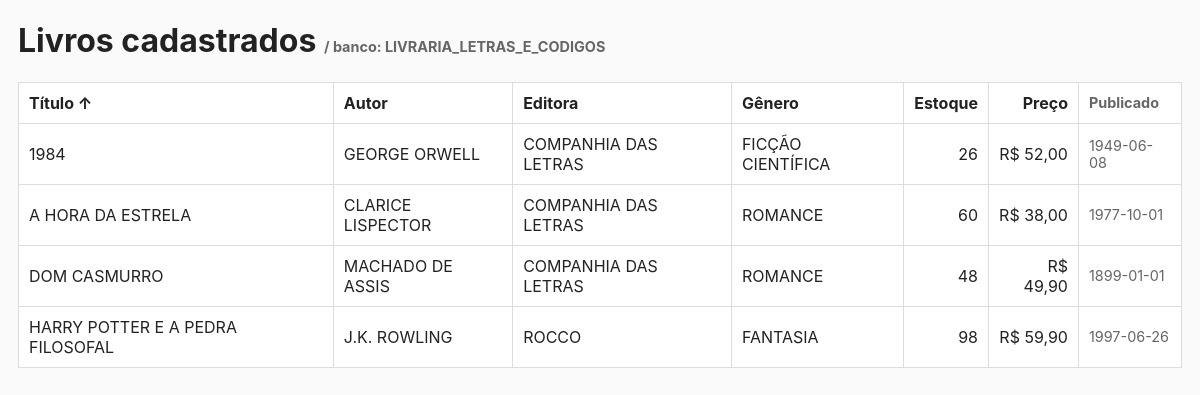
Screenshot of /MySQL/Livraria_01/index.php with the database file from the repository.
### tables this page shows
CREATE TABLE LIVROS (
    ID_LIVRO INT PRIMARY KEY AUTO_INCREMENT,
    TITULO VARCHAR(255) NOT NULL,
    ID_AUTOR_FK INT NOT NULL,
    ID_EDITORA_FK INT NOT NULL,
    GENERO VARCHAR(50),
    PRECO DECIMAL(10, 2) NOT NULL,
    QUANTIDADE_ESTOQUE INT NOT NULL,
    DATA_PUBLICACAO DATE,
    FOREIGN KEY (ID_AUTOR_FK) REFERENCES AUTORES(ID_AUTOR),
    FOREIGN KEY (ID_EDITORA_FK) REFERENCES EDITORAS(ID_EDITORA)
);

CREATE TABLE AUTORES (
    ID_AUTOR INT PRIMARY KEY AUTO_INCREMENT,
    NOME VARCHAR(100) NOT NULL,
    NACIONALIDADE VARCHAR(50),
    DATA_NASCIMENTO DATE
);

CREATE TABLE EDITORAS (
    ID_EDITORA INT PRIMARY KEY AUTO_INCREMENT,
    NOME VARCHAR(100) NOT NULL UNIQUE,
    CNPJ VARCHAR(18) UNIQUE,
    ENDERECO VARCHAR(255),
    CIDADE VARCHAR(100),
    CONTATO_NOME VARCHAR(100),
    TELEFONE VARCHAR(20)
);

### MySQL/Livraria_01/index.php (the view, shortened to what this page needs)
<?php
$dbHost = '127.0.0.1';
$dbPort = 3306;
$dbUser = 'root';
$dbPass = 'senaisp';
$dbName = 'LIVRARIA_LETRAS_E_CODIGOS';
$mysqli = mysqli_connect($dbHost, $dbUser, $dbPass, $dbName, $dbPort);
mysqli_set_charset($mysqli, 'utf8mb4');
$columns = [
    'ID_LIVRO','TITULO','ID_AUTOR_FK','ID_EDITORA_FK',
    'GENERO','PRECO','QUANTIDADE_ESTOQUE','DATA_PUBLICACAO',
    'AUTOR','EDITORA'
];
$col = isset($_GET['column']) && in_array($_GET['column'], $columns) ? $_GET['column'] : 'TITULO';
$sort_order = (isset($_GET['sort']) && strtoupper($_GET['sort']) === 'DESC') ? 'DESC' : 'ASC';
$orderExprMap = [
    'AUTOR' => 'A.NOME',
    'EDITORA' => 'E.NOME'
];
$orderBy = $orderExprMap[$col] ?? "L.$col";
$sql = "
    SELECT
        L.ID_LIVRO,
        L.TITULO,
        L.GENERO,
        L.PRECO,
        L.QUANTIDADE_ESTOQUE,
        L.DATA_PUBLICACAO,
        A.NOME AS AUTOR,
        E.NOME AS EDITORA
    FROM LIVROS L
    LEFT JOIN AUTORES A ON L.ID_AUTOR_FK = A.ID_AUTOR
    LEFT JOIN EDITORAS E ON L.ID_EDITORA_FK = E.ID_EDITORA
    ORDER BY {$orderBy} {$sort_order}
";
$result = mysqli_query($mysqli, $sql);
$up_or_down = $sort_order === 'ASC' ? '↑' : '↓';
$asc_or_desc = $sort_order === 'ASC' ? 'DESC' : 'ASC';
function esc($s) { return htmlspecialchars($s, ENT_QUOTES|ENT_SUBSTITUTE, 'UTF-8'); }
function money($v) { return number_format((float)$v, 2, ',', '.'); }
?>
<!doctype html>
<html lang="pt-BR">
<head>
</head>
<body>
<h1>Livros cadastrados <span class="muted">/ banco: <?= esc($dbName) ?></span></h1>
<table>
    <thead>
        <tr>
            <th><a href="?column=TITULO&sort=<?= $asc_or_desc ?>">Título <?= $col === 'TITULO' ? $up_or_down : '' ?></a></th>
            <th><a href="?column=AUTOR&sort=<?= $asc_or_desc ?>">Autor <?= $col === 'AUTOR' ? $up_or_down : '' ?></a></th>
            <th><a href="?column=EDITORA&sort=<?= $asc_or_desc ?>">Editora <?= $col === 'EDITORA' ? $up_or_down : '' ?></a></th>
            <th><a href="?column=GENERO&sort=<?= $asc_or_desc ?>">Gênero <?= $col === 'GENERO' ? $up_or_down : '' ?></a></th>
            <th class="right"><a href="?column=QUANTIDADE_ESTOQUE&sort=<?= $asc_or_desc ?>">Estoque <?= $col === 'QUANTIDADE_ESTOQUE' ? $up_or_down : '' ?></a></th>
            <th class="right"><a href="?column=PRECO&sort=<?= $asc_or_desc ?>">Preço <?= $col === 'PRECO' ? $up_or_down : '' ?></a></th>
            <th class="small muted">Publicado</th>
        </tr>
    </thead>
    <tbody>
    <?php while ($row = mysqli_fetch_assoc($result)): ?>
        <tr>
            <td><?= esc($row['TITULO']) ?></td>
            <td><?= esc($row['AUTOR'] ?? '-') ?></td>
            <td><?= esc($row['EDITORA'] ?? '-') ?></td>
            <td><?= esc($row['GENERO'] ?? '-') ?></td>
            <td class="right"><?= (int)$row['QUANTIDADE_ESTOQUE'] ?></td>
            <td class="right">R$ <?= money($row['PRECO']) ?></td>
            <td class="small muted"><?= $row['DATA_PUBLICACAO'] ? esc($row['DATA_PUBLICACAO']) : '-' ?></td>
        </tr>
    <?php endwhile; ?>
    </tbody>
</table>
</body>
</html>

### MySQL/Livraria_01/index.php (style rules this page uses)
body { font-family:Inter,Segoe UI,Arial;margin:18px;background:#fafafa;color:#222 }
table { border-collapse:collapse;width:100%;background:#fff }
th,td { padding:10px;border:1px solid #ddd;text-align:left }
th a { color:inherit;text-decoration:none }
.muted { color:#666;font-size:0.9rem }
.right { text-align:right }
.small { font-size:0.9rem }

### rows the page displays
livros: TITULO "1984", ID_AUTOR_FK.NOME "GEORGE ORWELL", ID_EDITORA_FK.NOME "COMPANHIA DAS LETRAS", GENERO "FICÇÃO CIENTÍFICA", QUANTIDADE_ESTOQUE "26", PRECO "52,00", DATA_PUBLICACAO "1949-06-08"
livros: TITULO "A HORA DA ESTRELA", ID_AUTOR_FK.NOME "CLARICE LISPECTOR", ID_EDITORA_FK.NOME "COMPANHIA DAS LETRAS", GENERO "ROMANCE", QUANTIDADE_ESTOQUE "60", PRECO "38,00", DATA_PUBLICACAO "1977-10-01"
livros: TITULO "DOM CASMURRO", ID_AUTOR_FK.NOME "MACHADO DE ASSIS", ID_EDITORA_FK.NOME "COMPANHIA DAS LETRAS", GENERO "ROMANCE", QUANTIDADE_ESTOQUE "48", PRECO "49,90", DATA_PUBLICACAO "1899-01-01"
livros: TITULO "HARRY POTTER E A PEDRA FILOSOFAL", ID_AUTOR_FK.NOME "J.K. ROWLING", ID_EDITORA_FK.NOME "ROCCO", GENERO "FANTASIA", QUANTIDADE_ESTOQUE "98", PRECO "59,90", DATA_PUBLICACAO "1997-06-26"

### other values shown
$dbName "LIVRARIA_LETRAS_E_CODIGOS"
$up_or_down "↑"
